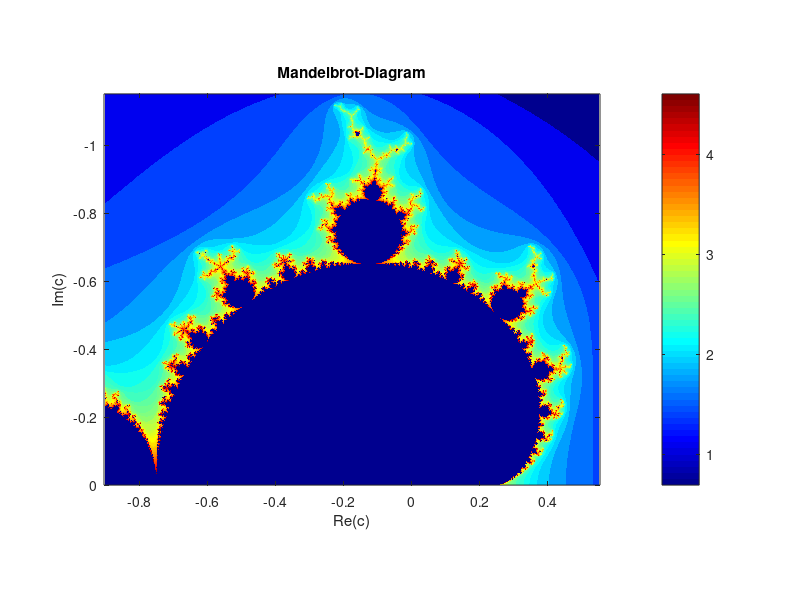

This chart was generated by the following MATLAB code:
% Howto create a Mandelbrot-Diagram
%
% goals: show diagram type 'image' and howto operate efficiently on
% matrices

% measure compute time (start)
tic

% ---- config ------------------------------------------------------------------
% Parameter for Mandelbrot-Set
maxIter        = 100;         % # of iterations (50 .. 150)
selectPlotArea = 1;           % adapt to your needs

switch selectPlotArea
    case 1    % smaller window (right hand side)
        xRange  = linspace(-0.9, 0.55, 2000);  % X - plot range (real)
        yRange  = linspace(-1.15, 0.0, 2000);  % Y - plot range (imaginay)
    case 2    % smaller window (left hand side
        xRange  = linspace(-1.5, -1.2, 2000);  % X - plot range (real)
        yRange  = linspace(-0.3, 0, 2000);     % Y - plot range (imaginay)
    otherwise % default (full plot)
        xRange  = linspace(-2.2, 1.6, 2000);   % X - plot range (real)
        yRange  = linspace(-1.5, 1.5, 2000);   % Y - plot range (imaginay)
end

% ---- actual code -------------------------------------------------------------

% create mesh grid for complex plane
[X, Y] = meshgrid(xRange, yRange);
% constant complex offset
C = X + 1i*Y;

% initialize matrices (size of X, Y, C, and Z are identical)
Z = zeros(size(X));
k = zeros(size(X));

% Mandelbrot-loop
for cnt = 1 : maxIter
    % compute next iteration values (for whole complex plane)
    Z = Z.^2 + C;
    % check if it is divergent and save iteration depth
    k(abs(Z) > 2 & k == 0) = cnt;
    % stop further computation for divergent values in complex plane
    Z(abs(Z) > 2) = NaN;
end

% show Mandelbrot-Diagram
figure(1);
imagesc(xRange, yRange, log(k));   % log scaling looks more beautiful
colormap(jet);
axis equal;
title('Mandelbrot-Diagram');
xlabel('Re(c)');
ylabel('Im(c)');
colorbar;

% stop and show timing
toc

% EOF